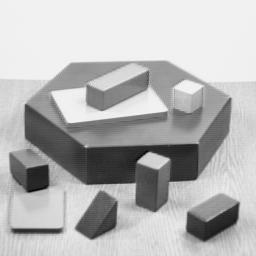
#> input picture resources/blox.jpg, 256 x 256 px
$ python -i functions.py   (imports and definitions only)
#> lines starting #> are read from the running program, lines starting #| are printed output that depends on the picture; after the words box and inside, x2 and y2 are one past the last pixel; in counts of white or black regions, pixels touching at a corner belong together
import cv2 as cv
import numpy as np
import zipfile
import io
from matplotlib import pyplot as plt
from werkzeug.utils import secure_filename

class MyImage:
  name = ''
  image = 0

def getImagesFromRequest(request):
    images = []
    files = request.files.getlist("file")
    for f in files:
        img = MyImage()
        img.name = secure_filename(f.filename)
        img.image = image_stream_to_cv(f.read())
        images = images + [img]
    return images

def imagesToZip(images):
    zip_buffer = io.BytesIO()
    with zipfile.ZipFile(zip_buffer, "a", zipfile.ZIP_DEFLATED, False) as zip_file:
        for i in images:
            retval, buf = cv.imencode(i.name, i.image)
            zip_file.writestr(i.name, buf)
    return zip_buffer.getvalue()

def cv_to_img(cv_img):
    retval, buf = cv.imencode('.png', cv_img)
    return buf

def threshold(img1):
    #img = cv.cvtColor(img, cv.COLOR_BGR2GRAY)
    img = img1.copy()
    assert img is not None, "file could not be read, check with os.path.exists()"
    img = cv.medianBlur(img,5)
    ret,th1 = cv.threshold(img,127,255,cv.THRESH_BINARY)
    th2 = cv.adaptiveThreshold(img,255,cv.ADAPTIVE_THRESH_MEAN_C,cv.THRESH_BINARY,11,2)
    th3 = cv.adaptiveThreshold(img,255,cv.ADAPTIVE_THRESH_GAUSSIAN_C,cv.THRESH_BINARY,11,2)
    images = [img, th1, th2, th3]
    #plot_image_grid(images)
    return images

def plot_image_grid(images, ncols=None, cmap='gray'):
    '''Plot a grid of images'''
    if not ncols:
        factors = [i for i in range(1, len(images)+1) if len(images) % i == 0]
        ncols = factors[len(factors) // 2] if len(factors) else len(images) // 4 + 1
    nrows = int(len(images) / ncols) + int(len(images) % ncols)
    imgs = [images[i] if len(images) > i else None for i in range(nrows * ncols)]
    f, axes = plt.subplots(nrows, ncols, figsize=(3*ncols, 2*nrows))
    axes = axes.flatten()[:len(imgs)]
    for img, ax in zip(imgs, axes.flatten()):
        if np.any(img):
            if len(img.shape) > 2 and img.shape[2] == 1:
                img = img.squeeze()
            ax.imshow(img, cmap=cmap)

def image_stream_to_cv(in_stream):
    img = cv.imdecode(np.fromstring(in_stream, np.uint8), cv.IMREAD_UNCHANGED)
    return img

>>> import cv2
>>> picture = cv2.imread('resources/blox.jpg')
#> picture is the input picture: shape (256, 256, 3); min 0, max 252, mean 182.8
>>> result = threshold(picture)
#> in threshold, `ret,th1 = cv.threshold(img,127,255,cv.THRESH_BINARY)`:
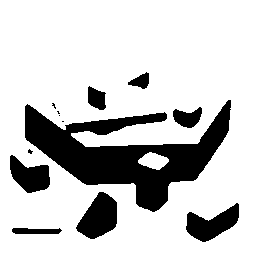
#> th1: shape (256, 256, 3); 79.3% white; 13 black regions (5 under 20 px), largest, box (x1, y1, x2, y2) and area: (25, 100, 231, 212) 9095, (76, 192, 117, 239) 1251, (186, 203, 239, 242) 1103
#> (the run stopped early here; a loop or call above may not have finished)

$ run again, on resources/comp-same1.jpg
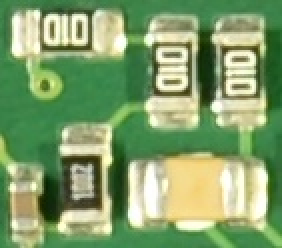
#> input picture resources/comp-same1.jpg, 141 x 124 px (shown 2 times larger)
#> picture is the input picture: shape (124, 141, 3); mean B, G, R 107.9, 160.1, 130.4
#> in threshold, `img = cv.medianBlur(img,5)`:
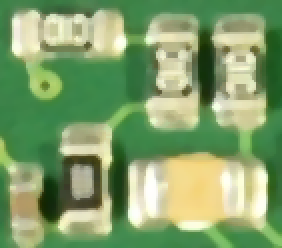
#> img: shape (124, 141, 3) (shown 2 times larger); mean B, G, R 107.6, 160.1, 130
#> in threshold, `ret,th1 = cv.threshold(img,127,255,cv.THRESH_BINARY)`:
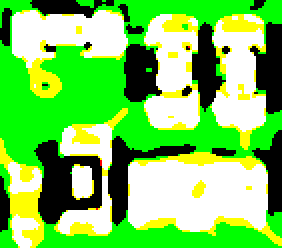
#> th1: shape (124, 141, 3) (shown 2 times larger); mean B, G, R 88.2, 204.5, 119.3

$ run again, on resources/comp-same2.jpg
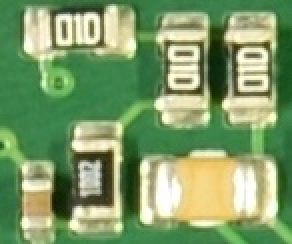
#> input picture resources/comp-same2.jpg, 146 x 122 px (shown 2 times larger)
#> picture is the input picture: shape (122, 146, 3); mean B, G, R 105, 156.1, 126.9
#> in threshold, `img = cv.medianBlur(img,5)`:
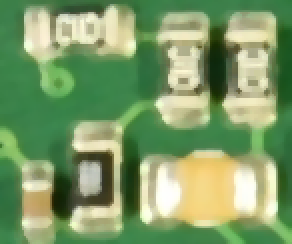
#> img: shape (122, 146, 3) (shown 2 times larger); mean B, G, R 104.6, 155.9, 126.4
#> in threshold, `ret,th1 = cv.threshold(img,127,255,cv.THRESH_BINARY)`:
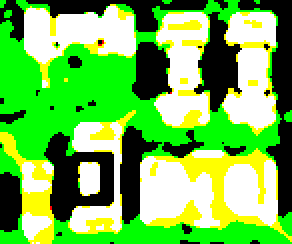
#> th1: shape (122, 146, 3) (shown 2 times larger); mean B, G, R 78.8, 189, 111.9
